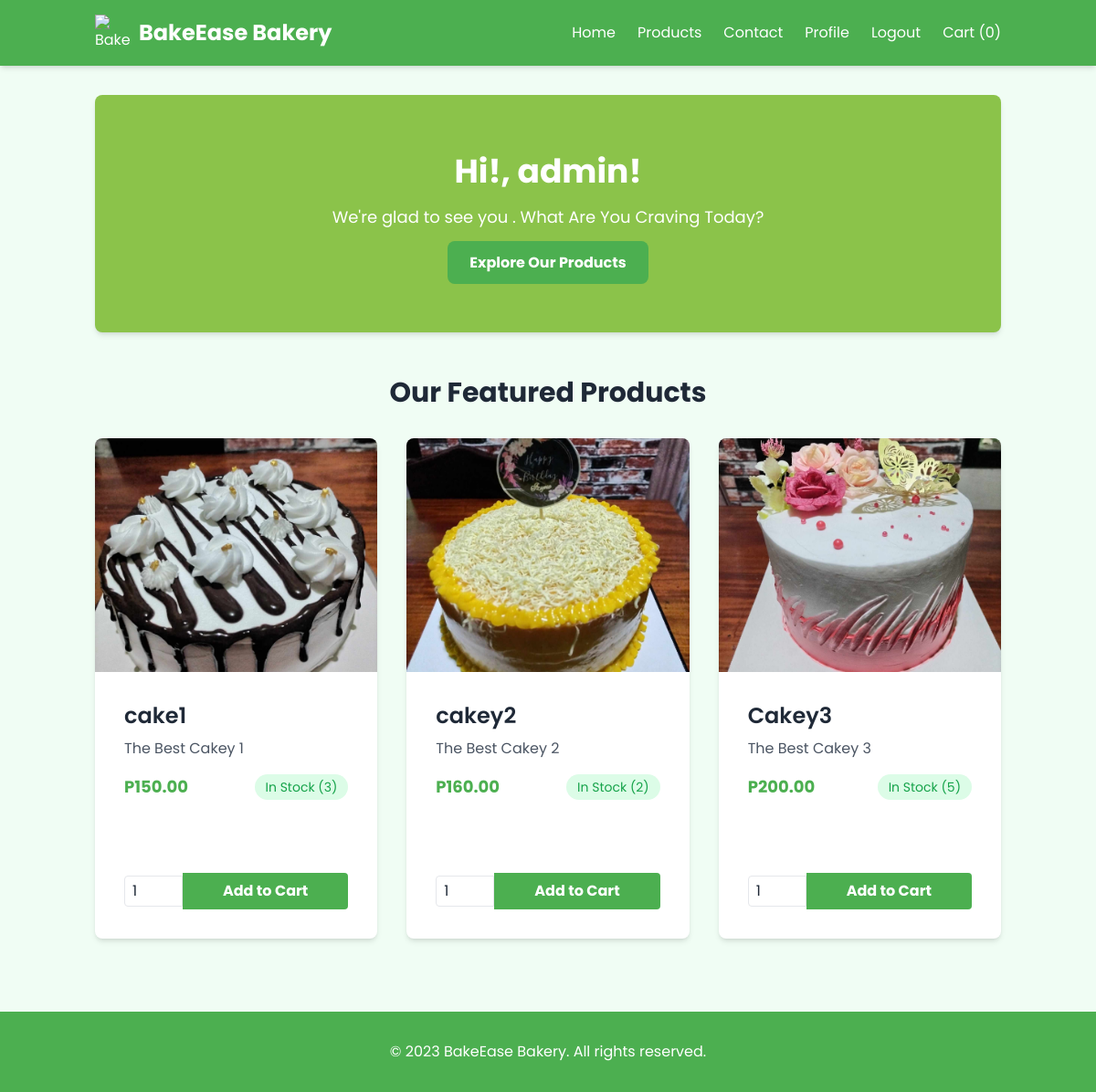
The app's page /views/user/index.php (signed in) with its own data.
### tables this page shows
CREATE TABLE `products` (
  `id` int(11) NOT NULL,
  `name` varchar(255) NOT NULL,
  `description` text NOT NULL,
  `price` decimal(10,2) NOT NULL,
  `image` varchar(255) NOT NULL,
  `category_id` int(11) DEFAULT NULL,
  `featured` tinyint(1) DEFAULT 0,
  `quantity` int(11) DEFAULT 0
);

### Classes/Database.php (called while the page is built, shortened)
<?php
class Database {
    private $servername = "localhost";
    private $username = "root";
    private $password = "";
    private $dbname = "bakery_oop";
    public function __construct() {
        $this->conn = new mysqli($this->servername, $this->username, $this->password, $this->dbname);
    }
}
?>

### Classes/Product.php (called while the page is built, shortened)
<?php
require_once "Database.php";
class Product extends Database {
    public function getFeaturedProducts() {
        $sql = "SELECT * FROM products WHERE featured = 1";
        $result = $this->conn->query($sql);
        return ($result->num_rows > 0) ? $result->fetch_all(MYSQLI_ASSOC) : [];
    }
}
?>

### views/user/index.php (the view, shortened to what this page needs)
<?php
include '../../classes/Product.php';
$productObj = new Product();
$featuredProducts = $productObj->getFeaturedProducts();
$imageBaseUrl = 'http://localhost/bakery_oop/assets/images/';
?>
<!DOCTYPE html>
<html lang="en">
<head>
    <script src="https://cdn.tailwindcss.com"></script>
</head>
<body class="bg-green-50 text-gray-800 font-sans h-screen flex flex-col">
    <header class="bg-primary text-white shadow-md sticky top-0 z-50">
        <div class="container mx-auto px-4 py-4 flex justify-between items-center">
            <div class="logo flex items-center">
                <img src="https://img.icons8.com/color/48/000000/birthday-cake.png" alt="BakeEase Logo" class="w-10 h-10 mr-2">
                <h1 class="text-2xl font-bold">BakeEase Bakery</h1>
            </div>
            <nav>
                <ul class="flex space-x-6">
                    <li><a href="index.php" class="hover:text-accent transition-colors">Home</a></li>
                    <li><a href="products.php" class="hover:text-accent transition-colors">Products</a></li>
                    <li><a href="contact.php" class="hover:text-accent transition-colors">Contact</a></li>
                    <?php if (isset($_SESSION['user_id'])): ?>
                        <li><a href="profile.php" class="hover:text-accent transition-colors">Profile</a></li>
                        <li><a href="../../actions/actions.logout.php" class="hover:text-accent transition-colors">Logout</a></li>
                    <?php else: ?>
                        <li><a href="../login.php" class="hover:text-accent transition-colors">Login</a></li>
                        <li><a href="register.php" class="hover:text-accent transition-colors">Register</a></li>
                    <?php endif; ?>
                    <li>
                        <a href="cart.php" class="relative hover:text-accent transition-colors">
                            Cart (<span class="cart-count"><?= isset($_SESSION['cart']) ? count($_SESSION['cart']) : 0 ?></span>)
                        </a>
                    </li>
                </ul>
            </nav>
        </div>
    </header>
    <main class="container mx-auto px-4 py-8 flex-grow">
        <section class="hero mb-12">
            <div class="bg-secondary py-16 text-center rounded-lg shadow-md">
                <?php if (isset($_SESSION['user_id'])) : ?>
                        <h2 class="text-4xl font-bold text-white mb-4">Hi!, <?php echo htmlspecialchars($_SESSION['user_name']); ?>!</h2>
                        <p class="text-lg text-white mb-6">We're glad to see you . What Are You Craving Today?</p>
                <?php else: ?>
                    <h2 class="text-4xl font-bold text-white mb-4">Welcome to BakeEase Bakery!</h2>
                    <p class="text-lg text-white mb-6">Indulge in the aroma of freshly baked goods and treat yourself to our delectable creations.</p>
                <?php endif; ?>
                <a href="products.php" class="bg-primary hover:bg-green-600 text-white font-bold py-3 px-6 rounded-lg transition duration-300 my-6" onclick="updateNavigationStack(this.href); return true;">Explore Our Products</a>
            </div>
        </section>
        <section class="featured-products">
            <h2 class="text-3xl font-bold text-center mb-8">Our Featured Products</h2>
            <div class="grid grid-cols-1 md:grid-cols-2 lg:grid-cols-3 gap-8">
                <?php if (!empty($featuredProducts)): ?>
                    <?php foreach ($featuredProducts as $product): ?>
                        <div class="bg-white rounded-lg shadow-md overflow-hidden transform hover:scale-105 transition-transform duration-300">
                            <a href="product_details.php?id=<?= $product['id'] ?>" class="block" onclick="updateNavigationStack(this.href); return true;">
                                <img src="<?= $imageBaseUrl . $product['image'] ?>" alt="<?= $product['name'] ?>" class="w-full h-64 object-cover">
                                <div class="p-8">
                                    <h3 class="text-2xl font-semibold mb-2"><?= $product['name'] ?></h3>
                                    <p class="text-gray-600 mb-4"><?= $product['description'] ?></p>
                                    <div class="flex justify-between items-center mb-4">
                                        <p class="text-primary font-bold text-lg">P<?= $product['price'] ?></p>
                                        <p class="text-sm">
                                            <?php if ($product['quantity'] > 0): ?>
                                                <span class="text-green-600 bg-green-100 px-3 py-1 rounded-full">In Stock (<?= $product['quantity'] ?>)</span>
                                            <?php else: ?>
                                                <span class="text-red-600 bg-red-100 px-3 py-1 rounded-full">Out of Stock</span>
                                            <?php endif; ?>
                                        </p>
                                    </div>
                                </div>
                            </a>
                            <?php if ($product['quantity'] > 0): ?>
                                <div class="flex items-center p-8">
                                    <input type='number' name='quantity' value='1' min='1' class="w-16 px-2 py-1 border rounded-l focus:outline-none focus:ring-2 focus:ring-primary" id="quantity-<?= $product['id'] ?>">
                                    <button type='button' onclick="addToCart(<?= $product['id'] ?>)" class='flex-grow bg-primary text-white font-bold py-2 px-4 rounded-r hover:bg-green-600 transition-colors focus:outline-none focus:ring-2 focus:ring-primary'>
                                        Add to Cart
                                    </button>
                                </div>
                            <?php else: ?>
                                <p class="text-red-600 font-bold text-center">Out of Stock</p>
                            <?php endif; ?>
                        </div>
                    <?php endforeach; ?>
                <?php else: ?>
                    <p class="text-center text-gray-600 text-xl">No products available at the moment. Check back soon!</p>
                <?php endif; ?>
            </div>
        </section>
    </main>
    <footer class="bg-primary text-white mt-12 py-8">
        <div class="container mx-auto px-4">
            <p class="text-center">© 2023 BakeEase Bakery. All rights reserved.</p>
        </div>
    </footer>
</body>
</html>

### records on screen
products: image (picture), name "cake1", description "The Best Cakey 1", price "150.00", quantity "3"
products: image (picture), name "cakey2", description "The Best Cakey 2", price "160.00", quantity "2"
products: image (picture), name "Cakey3", description "The Best Cakey 3", price "200.00", quantity "5"

### other values on screen
count($_SESSION['cart']) "0"
$_SESSION['user_name'] "admin"
